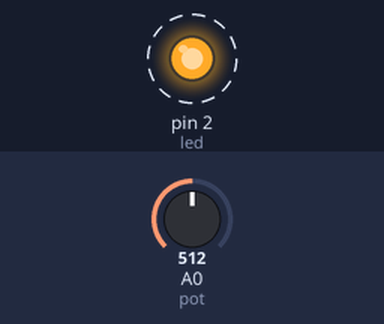
Bench run of a sketch on a simulated Arduino Uno, built with avr-gcc and run on an emulated ATmega328P. On the bench: output pins drawn as LEDs (lit = HIGH). Dashed ring = blinking. Inputs (shaded band) come from the test bench; at power-on: A0 (pot) = 512. No radio packets arrive unless stated; what the sketch prints to the serial monitor is not drawn.

Above: at 0.03 s.
Timing chart, 0 to 3.0 s (numbered marks = the images above):
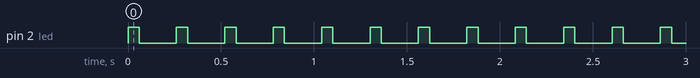

The sketch:

bill-xmit.ino
```cpp
#include <VirtualWire.h>          //calls the library

const int pot = A0;         // sets potentiometer pin to A0
int potInt;                   //sets a new value that is based off the potentiometer value
const int led = 2;          //sets led to pin 2


void setup()    {
pinMode(led, OUTPUT);     //sets led as output

pinMode(pot, INPUT);      //sets potentiometer as input
Serial.begin(9600);       //starts console at 9600 bits per second
vw_set_tx_pin(7);         //part of the Virtualwire library that sets the transmitter pin to 7
vw_setup(2000);           //starts a virtual wire that sends at 2000 bits per second
}


void loop() {
char potString[4];                              //sets a four char string
potInt = analogRead(pot);
itoa(potInt, potString, 10);                    //converts pot A/D value to 0 to 1024 char string
Serial.print(potString);
Serial.print("\n");
digitalWrite(led, HIGH);                              //sets the LED on
vw_send((uint8_t *) potString, strlen(potString));    //xmit char string with virtual wire library
vw_wait_tx();                                         //waits until all data is received
digitalWrite(led,LOW);    //set the LED off
delay(200);
}
```

Measured:
- by itself, pin 2 (led): alternates HIGH for 0.06 s and LOW for 0.20 s
